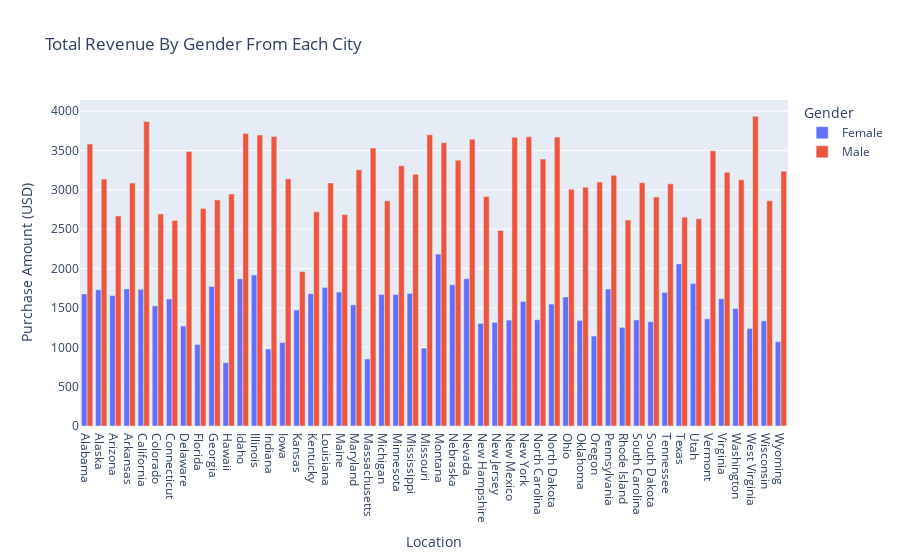

The notebook cell saved with this chart:
### Code cell
fig = px.bar(
    total_purchase,
    x='Location',
    y='Purchase Amount (USD)',
    color='Gender',
    barmode='group',
    title = 'Total Revenue By Gender From Each City'
)

fig.show()

### Figure 1 — Plotly figure (JSON) as saved in the notebook; plotly's stock layout.template omitted (floating-point values rounded to 4 significant figures)
{"data": [{"alignmentgroup": "True", "hovertemplate": "Gender=Female<br>Location=%{x}<br>Purchase Amount (USD)=%{y}<extra></extra>", "legendgroup": "Female", "marker": {"color": "#636efa", "pattern": {"shape": ""}}, "name": "Female", "offsetgroup": "Female", "orientation": "v", "showlegend": true, "textposition": "auto", "type": "bar", "x": ["Alabama", "Alaska", "Arizona", "Arkansas", "California", "Colorado", "Connecticut", "Delaware", "Florida", "Georgia", "Hawaii", "Idaho", "Illinois", "Indiana", "Iowa", "Kansas", "Kentucky", "Louisiana", "Maine", "Maryland", "Massachusetts", "Michigan", "Minnesota", "Mississippi", "Missouri", "Montana", "Nebraska", "Nevada", "New Hampshire", "New Jersey", "New Mexico", "New York", "North Carolina", "North Dakota", "Ohio", "Oklahoma", "Oregon", "Pennsylvania", "Rhode Island", "South Carolina", "South Dakota", "Tennessee", "Texas", "Utah", "Vermont", "Virginia", "Washington", "West Virginia", "Wisconsin", "Wyoming"], "xaxis": "x", "y": [1678, 1730, 1658, 1741, 1736, 1527, 1615, 1271, 1036, 1773, 805, 1872, 1919, 978, 1060, 1475, 1681, 1759, 1701, 1539, 852, 1672, 1670, 1683, 990, 2184, 1795, 1872, 1304, 1317, 1346, 1583, 1350, 1549, 1640, 1341, 1143, 1740, 1253, 1347, 1325, 1695, 2059, 1809, 1362, 1617, 1494, 1239, 1335, 1071], "yaxis": "y"}, {"alignmentgroup": "True", "hovertemplate": "Gender=Male<br>Location=%{x}<br>Purchase Amount (USD)=%{y}<extra></extra>", "legendgroup": "Male", "marker": {"color": "#EF553B", "pattern": {"shape": ""}}, "name": "Male", "offsetgroup": "Male", "orientation": "v", "showlegend": true, "textposition": "auto", "type": "bar", "x": ["Alabama", "Alaska", "Arizona", "Arkansas", "California", "Colorado", "Connecticut", "Delaware", "Florida", "Georgia", "Hawaii", "Idaho", "Illinois", "Indiana", "Iowa", "Kansas", "Kentucky", "Louisiana", "Maine", "Maryland", "Massachusetts", "Michigan", "Minnesota", "Mississippi", "Missouri", "Montana", "Nebraska", "Nevada", "New Hampshire", "New Jersey", "New Mexico", "New York", "North Carolina", "North Dakota", "Ohio", "Oklahoma", "Oregon", "Pennsylvania", "Rhode Island", "South Carolina", "South Dakota", "Tennessee", "Texas", "Utah", "Vermont", "Virginia", "Washington", "West Virginia", "Wisconsin", "Wyoming"], "xaxis": "x", "y": [3583, 3137, 2668, 3087, 3869, 2695, 2611, 3487, 2762, 2872, 2947, 3715, 3698, 3677, 3141, 1962, 2721, 3089, 2687, 3256, 3532, 2861, 3307, 3200, 3701, 3600, 3377, 3642, 2915, 2485, 3668, 3674, 3392, 3671, 3009, 3035, 3100, 3186, 2618, 3092, 2911, 3077, 2653, 2634, 3498, 3225, 3129, 3935, 2861, 3238], "yaxis": "y"}], "layout": {"barmode": "group", "legend": {"title": {"text": "Gender"}, "tracegroupgap": 0}, "title": {"text": "Total Revenue By Gender From Each City"}, "xaxis": {"anchor": "y", "domain": [0, 1], "title": {"text": "Location"}}, "yaxis": {"anchor": "x", "domain": [0, 1], "title": {"text": "Purchase Amount (USD)"}}}}
